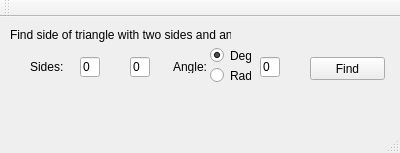
<?xml version="1.0" encoding="UTF-8"?>
<ui version="4.0">
 <class>MainWindow</class>
 <widget class="QMainWindow" name="MainWindow">
  <property name="geometry">
   <rect>
    <x>0</x>
    <y>0</y>
    <width>400</width>
    <height>153</height>
   </rect>
  </property>
  <property name="windowTitle">
   <string>MainWindow</string>
  </property>
  <widget class="QWidget" name="centralWidget">
   <widget class="QLineEdit" name="side1">
    <property name="geometry">
     <rect>
      <x>80</x>
      <y>40</y>
      <width>20</width>
      <height>20</height>
     </rect>
    </property>
    <property name="text">
     <string>0</string>
    </property>
   </widget>
   <widget class="QLineEdit" name="side2">
    <property name="geometry">
     <rect>
      <x>130</x>
      <y>40</y>
      <width>20</width>
      <height>20</height>
     </rect>
    </property>
    <property name="text">
     <string>0</string>
    </property>
   </widget>
   <widget class="QLineEdit" name="angle">
    <property name="geometry">
     <rect>
      <x>260</x>
      <y>40</y>
      <width>20</width>
      <height>20</height>
     </rect>
    </property>
    <property name="text">
     <string>0</string>
    </property>
   </widget>
   <widget class="QLabel" name="answer">
    <property name="geometry">
     <rect>
      <x>310</x>
      <y>70</y>
      <width>71</width>
      <height>16</height>
     </rect>
    </property>
    <property name="text">
     <string/>
    </property>
   </widget>
   <widget class="QPushButton" name="pushButton">
    <property name="geometry">
     <rect>
      <x>310</x>
      <y>40</y>
      <width>75</width>
      <height>23</height>
     </rect>
    </property>
    <property name="text">
     <string>Find</string>
    </property>
   </widget>
   <widget class="QRadioButton" name="Deg">
    <property name="geometry">
     <rect>
      <x>210</x>
      <y>30</y>
      <width>41</width>
      <height>17</height>
     </rect>
    </property>
    <property name="text">
     <string>Deg</string>
    </property>
    <property name="checked">
     <bool>true</bool>
    </property>
   </widget>
   <widget class="QRadioButton" name="Rad">
    <property name="geometry">
     <rect>
      <x>210</x>
      <y>50</y>
      <width>41</width>
      <height>17</height>
     </rect>
    </property>
    <property name="text">
     <string>Rad</string>
    </property>
   </widget>
   <widget class="QLabel" name="label">
    <property name="geometry">
     <rect>
      <x>10</x>
      <y>10</y>
      <width>221</width>
      <height>16</height>
     </rect>
    </property>
    <property name="text">
     <string>Find side of triangle with two sides and angle</string>
    </property>
   </widget>
   <widget class="QLabel" name="label_2">
    <property name="geometry">
     <rect>
      <x>30</x>
      <y>42</y>
      <width>41</width>
      <height>16</height>
     </rect>
    </property>
    <property name="text">
     <string>Sides:</string>
    </property>
   </widget>
   <widget class="QLabel" name="label_3">
    <property name="geometry">
     <rect>
      <x>173</x>
      <y>43</y>
      <width>47</width>
      <height>13</height>
     </rect>
    </property>
    <property name="text">
     <string>Angle:</string>
    </property>
   </widget>
  </widget>
  <widget class="QMenuBar" name="menuBar">
   <property name="geometry">
    <rect>
     <x>0</x>
     <y>0</y>
     <width>400</width>
     <height>21</height>
    </rect>
   </property>
  </widget>
  <widget class="QToolBar" name="mainToolBar">
   <attribute name="toolBarArea">
    <enum>TopToolBarArea</enum>
   </attribute>
   <attribute name="toolBarBreak">
    <bool>false</bool>
   </attribute>
  </widget>
  <widget class="QStatusBar" name="statusBar"/>
 </widget>
 <layoutdefault spacing="6" margin="11"/>
 <resources/>
 <connections/>
</ui>
